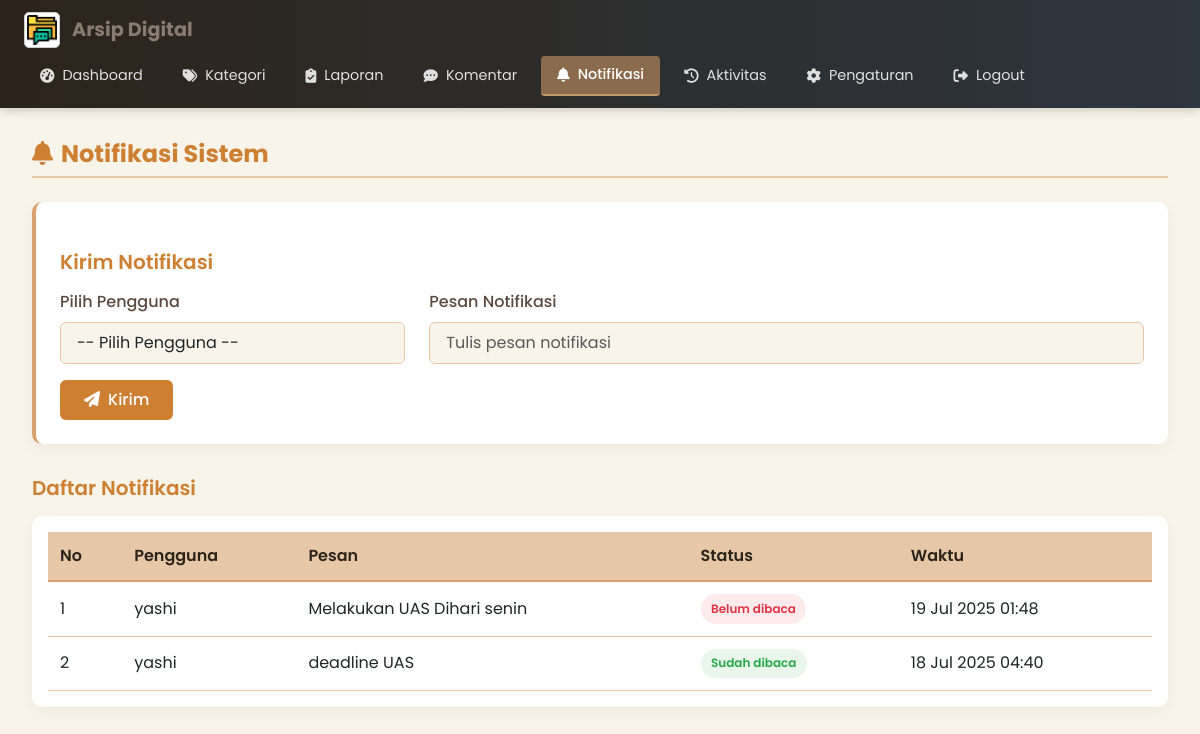
/admin/notifikasi.php (signed in), run on the app's committed database.
### tables this page shows
CREATE TABLE `notifications` (
  `id` int(11) NOT NULL,
  `user_id` int(11) DEFAULT NULL,
  `message` text DEFAULT NULL,
  `is_read` tinyint(1) DEFAULT 0,
  `created_at` timestamp NOT NULL DEFAULT current_timestamp()
);

CREATE TABLE `users` (
  `id` int(11) NOT NULL,
  `username` varchar(50) NOT NULL,
  `email` varchar(100) DEFAULT NULL,
  `password` varchar(255) NOT NULL,
  `role` enum('admin','user') DEFAULT 'user',
  `created_at` timestamp NOT NULL DEFAULT current_timestamp()
);

### src/admin/notifikasi.php (the view, shortened to what this page needs)
<?php
include '../includes/header_admin.php';
$notif = $conn->query("SELECT n.*, u.username FROM notifications n
    LEFT JOIN users u ON n.user_id = u.id
    ORDER BY n.created_at DESC");
?>
<!DOCTYPE html>
<html lang="id">
<head>
</head>
<body>
    <div class="page-container">
        <h4 class="page-title">
            <i class="fas fa-bell me-2"></i>Notifikasi Sistem
        </h4>
        <div class="card-form">
            <h5 class="section-title">Kirim Notifikasi</h5>
            <form method="POST">
                <div class="row">
                    <div class="col-md-4 mb-3">
                        <label class="form-label">Pilih Pengguna</label>
                        <select name="user_id" class="form-control" required>
                            <option value="">-- Pilih Pengguna --</option>
                        </select>
                    </div>
                    <div class="col-md-8 mb-3">
                        <label class="form-label">Pesan Notifikasi</label>
                        <input type="text" name="message" class="form-control" placeholder="Tulis pesan notifikasi" required>
                    </div>
                </div>
                <button type="submit" class="btn btn-primary">
                    <i class="fas fa-paper-plane me-2"></i>Kirim
                </button>
            </form>
        </div>
        <h5 class="section-title">Daftar Notifikasi</h5>
        <div class="table-container">
            <table class="table table-hover">
                <thead>
                    <tr>
                        <th>No</th>
                        <th>Pengguna</th>
                        <th>Pesan</th>
                        <th>Status</th>
                        <th>Waktu</th>
                    </tr>
                </thead>
                <tbody>
                    <?php $no=1; while ($n = $notif->fetch_assoc()): ?>
                    <tr>
                        <td><?= $no++ ?></td>
                        <td><?= htmlspecialchars($n['username'] ?? 'System') ?></td>
                        <td><?= htmlspecialchars($n['message']) ?></td>
                        <td>
                            <span class="status-badge <?= $n['is_read'] ? 'status-read' : 'status-unread' ?>">
                                <?= $n['is_read'] ? 'Sudah dibaca' : 'Belum dibaca' ?>
                            </span>
                        </td>
                        <td class="timestamp"><?= date('d M Y H:i', strtotime($n['created_at'])) ?></td>
                    </tr>
                    <?php endwhile; ?>
                </tbody>
            </table>
        </div>
    </div>
    <?php include '../includes/footer.php'; ?>
</body>
</html>

### src/includes/header_admin.php (style rules this page uses)
:root { --twilight-dark: #39444E; --twilight-bronze: #8B6B4D; --twilight-accent: #C19A6B; --twilight-light: #D4B78F; --twilight-bg: #F5EFE6; }
body { background-color: var(--twilight-bg); }

### src/admin/notifikasi.php (style rules this page uses)
:root { --twilight-dark: #2C241B; --twilight-medium: #5A4A3F; --twilight-light: #8A7B70; --bronze-dark: #CD7F32; --bronze-medium: #DAA06D; --bronze-light: #E6C7A8; --ivory: #F8F4E9; --text-dark: #2C241B; --text-light: #5A4A3F; }
body { font-family: 'Poppins', sans-serif; background-color: var(--ivory); color: var(--text-dark); }
.page-container { max-width: 1200px; margin: 0 auto; padding: 2rem; }
.page-title { color: var(--bronze-dark); font-weight: 700; margin-bottom: 1.5rem; padding-bottom: 0.5rem; border-bottom: 2px solid var(--bronze-light); }
.section-title { color: var(--bronze-dark); font-weight: 600; margin: 1.5rem 0 1rem; }
.card-form { background: white; border-radius: 10px; padding: 1.5rem; margin-bottom: 2rem; box-shadow: 0 5px 15px rgba(44, 36, 27, 0.05); border-left: 4px solid var(--bronze-medium); }
.form-label { font-weight: 500; color: var(--twilight-medium); margin-bottom: 0.5rem; }
.form-control { background-color: var(--ivory); border: 1px solid var(--bronze-light); border-radius: 6px; padding: 0.5rem 1rem; transition: all 0.2s ease; }
.btn-primary { background-color: var(--bronze-dark); border: none; padding: 0.5rem 1.5rem; border-radius: 6px; font-weight: 500; }
.table-container { background: white; border-radius: 10px; padding: 1rem; box-shadow: 0 5px 15px rgba(44, 36, 27, 0.05); overflow-x: auto; }
.table { margin-bottom: 0; }
.table thead th { background-color: var(--bronze-light); color: var(--twilight-dark); font-weight: 600; border-bottom: 2px solid var(--bronze-medium); }
.table tbody tr:nth-child(even) { background-color: rgba(218, 160, 109, 0.05); }
.table td, .table th { padding: 0.75rem; vertical-align: middle; border-color: var(--bronze-light); }
.status-badge { display: inline-block; padding: 0.35rem 0.65rem; border-radius: 50rem; font-size: 0.75rem; font-weight: 600; }
.status-read { background-color: rgba(40, 167, 69, 0.1); color: #28a745; }
.status-unread { background-color: rgba(220, 53, 69, 0.1); color: #dc3545; }
.timestamp { white-space: nowrap; }

### data on the page
notifications: user.username "yashi", message "Melakukan UAS Dihari senin", is_read "Belum dibaca", created_at "19 Jul 2025 01:48"
notifications: user.username "yashi", message "deadline UAS", is_read "Sudah dibaca", created_at "18 Jul 2025 04:40"

### other printed values
$setting['nama_aplikasi'] "Arsip Digital"
